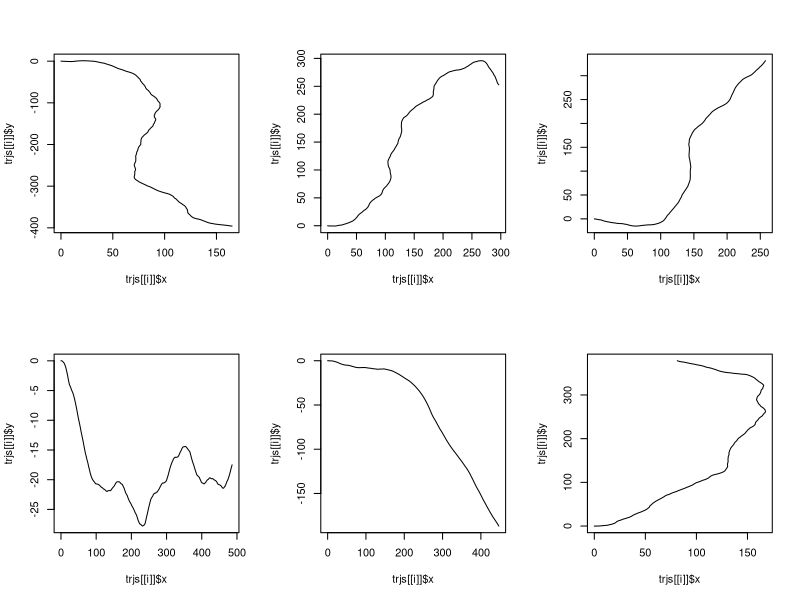

The R source for this figure:
## ---- chunk 1

generate_2D <- function(

  n = 1000,
  step_length = 2,
  angular_errorSd = 0.5,
  angular_errorDist = function(n) stats::rnorm(n, sd = angular_errorSd),
  linear_errorSd = 0.25,
  linear_errorDist = function(n) stats::rnorm(n, sd = linear_errorSd),
  
  # state passing a current df: 
  
  traj = data.frame()

) {

  angular_errors <- angular_errorDist(n)
  linear_errors <- linear_errorDist(n)

  coords  <- complex(n + 1)
  angle   <- 0

  for (i in 1:n) {

    angle <- angle + angular_errors[i]
    length <- step_length + linear_errors[i]
    coords[i + 1] <- coords[i] + complex(modulus = length, argument = angle)

  }

  traj <- data.frame(x=Re(coords), y=Im(coords))

  return(traj)

}

## ---- chunk 2

n <- 6

par(mfrow = c(2,3))

angularErrorSd <- runif(n, 0, 0.15)

trjs <- lapply(1:n, function(i) generate_2D(250, angular_errorSd = angularErrorSd[i]))

invisible( lapply(1:n, function(i) plot(trjs[[i]]$x, trjs[[i]]$y, type='l') ))


